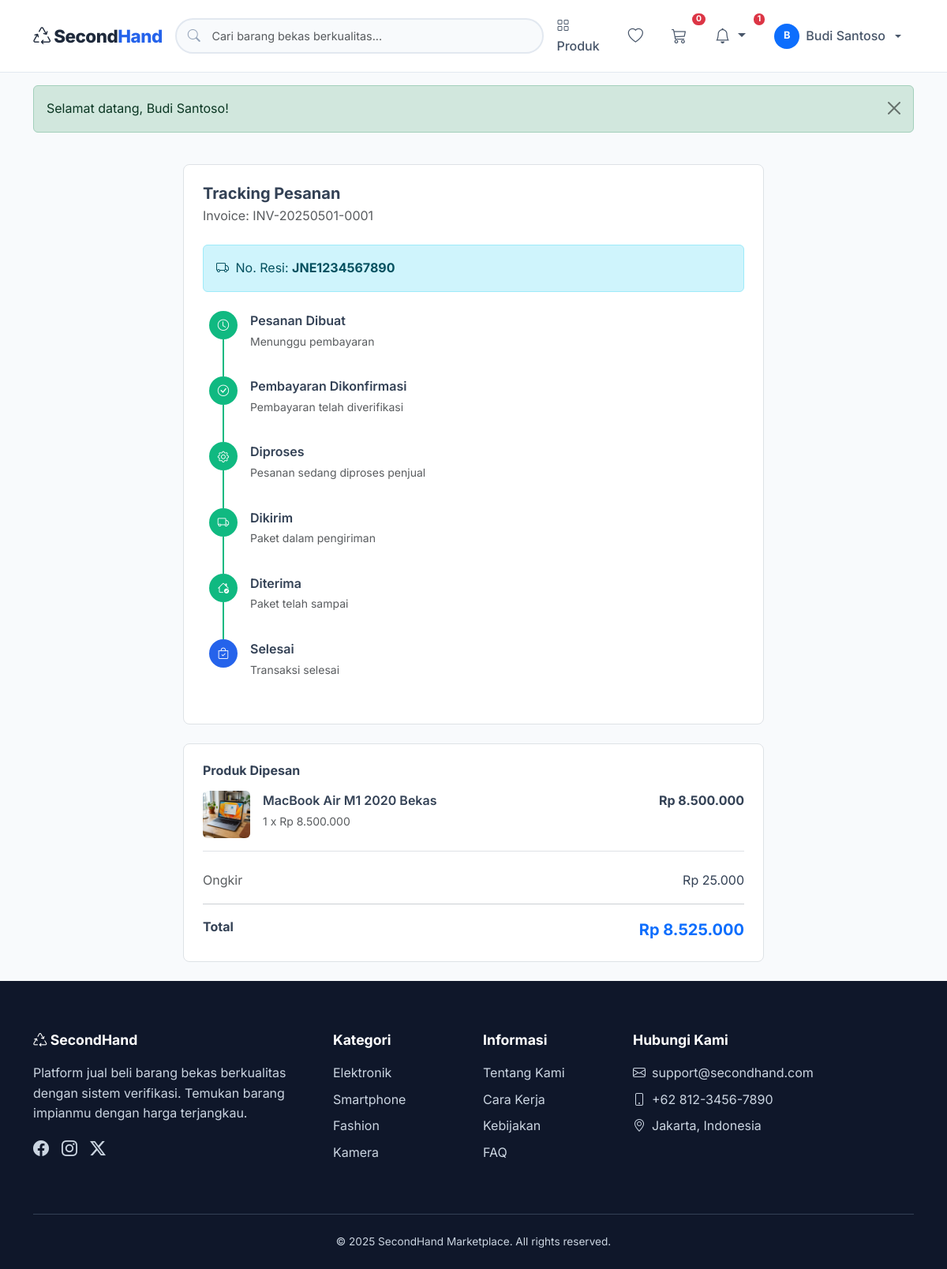
/index.php?page=order_tracking&order_id=1 (signed in), run on the app's committed database.
### tables this page shows
CREATE TABLE `payments` (
  `id` INT(11) NOT NULL AUTO_INCREMENT,
  `order_id` INT(11) NOT NULL,
  `payment_method` ENUM('bank_transfer','ewallet','cod') NOT NULL DEFAULT 'bank_transfer',
  `bank_name` VARCHAR(50) DEFAULT NULL,
  `account_number` VARCHAR(50) DEFAULT NULL,
  `account_name` VARCHAR(100) DEFAULT NULL,
  `amount` DECIMAL(15,2) NOT NULL,
  `proof_image` VARCHAR(255) DEFAULT NULL,
  `status` ENUM('pending','verified','rejected') NOT NULL DEFAULT 'pending',
  `verified_at` TIMESTAMP NULL DEFAULT NULL,
  `created_at` TIMESTAMP DEFAULT CURRENT_TIMESTAMP,
  PRIMARY KEY (`id`),
  KEY `fk_payment_order` (`order_id`),
  CONSTRAINT `fk_payment_order` FOREIGN KEY (`order_id`) REFERENCES `orders`(`id`) ON DELETE CASCADE
);

CREATE TABLE `orders` (
  `id` INT(11) NOT NULL AUTO_INCREMENT,
  `invoice_number` VARCHAR(50) NOT NULL UNIQUE,
  `buyer_id` INT(11) NOT NULL,
  `total_amount` DECIMAL(15,2) NOT NULL,
  `shipping_cost` DECIMAL(15,2) NOT NULL DEFAULT 0,
  `shipping_address` TEXT NOT NULL,
  `shipping_method` VARCHAR(50) DEFAULT 'reguler',
  `status` ENUM('pending','confirmed','processing','shipped','delivered','completed','cancelled') NOT NULL DEFAULT 'pending',
  `tracking_number` VARCHAR(100) DEFAULT NULL,
  `notes` TEXT DEFAULT NULL,
  `created_at` TIMESTAMP DEFAULT CURRENT_TIMESTAMP,
  `updated_at` TIMESTAMP DEFAULT CURRENT_TIMESTAMP ON UPDATE CURRENT_TIMESTAMP,
  PRIMARY KEY (`id`),
  KEY `fk_order_buyer` (`buyer_id`),
  CONSTRAINT `fk_order_buyer` FOREIGN KEY (`buyer_id`) REFERENCES `users`(`id`) ON DELETE CASCADE
);

CREATE TABLE `order_items` (
  `id` INT(11) NOT NULL AUTO_INCREMENT,
  `order_id` INT(11) NOT NULL,
  `product_id` INT(11) NOT NULL,
  `seller_id` INT(11) NOT NULL,
  `quantity` INT(11) NOT NULL DEFAULT 1,
  `price` DECIMAL(15,2) NOT NULL,
  `subtotal` DECIMAL(15,2) NOT NULL,
  `status` ENUM('pending','confirmed','shipped','delivered','completed','cancelled') NOT NULL DEFAULT 'pending',
  PRIMARY KEY (`id`),
  KEY `fk_oi_order` (`order_id`),
  KEY `fk_oi_product` (`product_id`),
  KEY `fk_oi_seller` (`seller_id`),
  CONSTRAINT `fk_oi_order` FOREIGN KEY (`order_id`) REFERENCES `orders`(`id`) ON DELETE CASCADE,
  CONSTRAINT `fk_oi_product` FOREIGN KEY (`product_id`) REFERENCES `products`(`id`) ON DELETE CASCADE,
  CONSTRAINT `fk_oi_seller` FOREIGN KEY (`seller_id`) REFERENCES `users`(`id`) ON DELETE CASCADE
);

CREATE TABLE `products` (
  `id` INT(11) NOT NULL AUTO_INCREMENT,
  `seller_id` INT(11) NOT NULL,
  `category_id` INT(11) NOT NULL,
  `name` VARCHAR(200) NOT NULL,
  `slug` VARCHAR(220) NOT NULL UNIQUE,
  `description` TEXT NOT NULL,
  `price` DECIMAL(15,2) NOT NULL,
  `original_price` DECIMAL(15,2) DEFAULT NULL,
  `stock` INT(11) NOT NULL DEFAULT 1,
  `condition_status` ENUM('like_new','good','fair') NOT NULL DEFAULT 'good',
  `weight` INT(11) DEFAULT 1000 COMMENT 'dalam gram',
  `images` TEXT DEFAULT NULL COMMENT 'JSON array of image filenames',
  `verification_status` ENUM('pending','approved','rejected') NOT NULL DEFAULT 'pending',
  `verification_note` TEXT DEFAULT NULL,
  `is_active` TINYINT(1) NOT NULL DEFAULT 1,
  `view_count` INT(11) DEFAULT 0,
  `created_at` TIMESTAMP DEFAULT CURRENT_TIMESTAMP,
  `updated_at` TIMESTAMP DEFAULT CURRENT_TIMESTAMP ON UPDATE CURRENT_TIMESTAMP,
  PRIMARY KEY (`id`),
  KEY `fk_product_seller` (`seller_id`),
  KEY `fk_product_category` (`category_id`),
  CONSTRAINT `fk_product_seller` FOREIGN KEY (`seller_id`) REFERENCES `users`(`id`) ON DELETE CASCADE,
  CONSTRAINT `fk_product_category` FOREIGN KEY (`category_id`) REFERENCES `categories`(`id`) ON DELETE CASCADE
);

### src/config/helpers.php (called while the page is built, shortened)
<?php
function e($string) {
    return htmlspecialchars($string ?? '', ENT_QUOTES, 'UTF-8');
}
function formatRupiah($amount) {
    return 'Rp ' . number_format($amount, 0, ',', '.');
}
function productImage($filename) {
    return BASE_URL . '/src/uploads/products/' . $filename;
}

### src/views/public/order_tracking.php (the view, shortened to what this page needs)
<?php
$db = getDB();
$orderId = intval($_GET['order_id'] ?? 0);
$stmt = $db->prepare("SELECT o.*, p.status as pay_status FROM orders o LEFT JOIN payments p ON o.id = p.order_id WHERE o.id = ? AND o.buyer_id = ?");
$stmt->execute([$orderId, $_SESSION['user_id']]);
$order = $stmt->fetch();
$items = $db->prepare("SELECT oi.*, p.name, p.images FROM order_items oi JOIN products p ON oi.product_id = p.id WHERE oi.order_id = ?");
$items->execute([$orderId]);
$orderItems = $items->fetchAll();
$steps = [
    'pending' => ['icon'=>'bi-clock','label'=>'Pesanan Dibuat','desc'=>'Menunggu pembayaran'],
    'confirmed' => ['icon'=>'bi-check-circle','label'=>'Pembayaran Dikonfirmasi','desc'=>'Pembayaran telah diverifikasi'],
    'processing' => ['icon'=>'bi-gear','label'=>'Diproses','desc'=>'Pesanan sedang diproses penjual'],
    'shipped' => ['icon'=>'bi-truck','label'=>'Dikirim','desc'=>'Paket dalam pengiriman'],
    'delivered' => ['icon'=>'bi-house-check','label'=>'Diterima','desc'=>'Paket telah sampai'],
    'completed' => ['icon'=>'bi-bag-check','label'=>'Selesai','desc'=>'Transaksi selesai'],
];
$statusOrder = array_keys($steps);
$currentIdx = array_search($order['status'], $statusOrder);
?>
<div class="container py-4">
    <div class="row justify-content-center">
        <div class="col-lg-8">
            <div class="bg-white rounded-3 border p-4 mb-4">
                <div class="d-flex justify-content-between align-items-center mb-4">
                    <div>
                        <h5 class="fw-bold mb-1">Tracking Pesanan</h5>
                        <p class="text-muted mb-0">Invoice: <?= e($order['invoice_number']) ?></p>
                    </div>
                </div>
                <?php if ($order['tracking_number']): ?>
                <div class="alert alert-info mb-4">
                    <i class="bi bi-truck me-1"></i> No. Resi: <strong><?= e($order['tracking_number']) ?></strong>
                </div>
                <?php endif; ?>
                <div class="ps-2">
                    <?php foreach ($steps as $key => $step):
                        $idx = array_search($key, $statusOrder);
                        $completed = $idx < $currentIdx;
                        $active = $idx === $currentIdx;
                    ?>
                    <div class="tracking-step <?= $completed?'completed':'' ?> <?= $active?'active':'' ?>">
                        <div class="step-icon"><i class="bi <?= $step['icon'] ?>"></i></div>
                        <div>
                            <div class="fw-semibold"><?= $step['label'] ?></div>
                            <small class="text-muted"><?= $step['desc'] ?></small>
                        </div>
                    </div>
                    <?php endforeach; ?>
                </div>
            </div>
            <div class="bg-white rounded-3 border p-4">
                <h6 class="fw-bold mb-3">Produk Dipesan</h6>
                <?php foreach ($orderItems as $oi):
                    $imgs = json_decode($oi['images'], true);
                ?>
                <div class="d-flex gap-3 mb-3 pb-3 border-bottom">
                    <img src="<?= productImage(!empty($imgs)?$imgs[0]:'') ?>" class="rounded" style="width:60px;height:60px;object-fit:cover">
                    <div class="flex-fill">
                        <div class="fw-semibold"><?= e($oi['name']) ?></div>
                        <small class="text-muted"><?= $oi['quantity'] ?> x <?= formatRupiah($oi['price']) ?></small>
                    </div>
                    <div class="fw-bold"><?= formatRupiah($oi['subtotal']) ?></div>
                </div>
                <?php endforeach; ?>
                <div class="d-flex justify-content-between pt-2">
                    <span class="text-muted">Ongkir</span><span><?= formatRupiah($order['shipping_cost']) ?></span>
                </div>
                <hr>
                <div class="d-flex justify-content-between">
                    <span class="fw-bold">Total</span><span class="fw-bold text-primary fs-5"><?= formatRupiah($order['total_amount'] + $order['shipping_cost']) ?></span>
                </div>
            </div>
        </div>
    </div>
</div>

### src/assets/css/style.css (style rules this page uses)
:root { --primary: #2563eb; --primary-dark: #1d4ed8; --primary-light: #dbeafe; --secondary: #1e293b; --accent: #0ea5e9; --success: #10b981; --warning: #f59e0b; --danger: #ef4444; --dark: #0f172a; --gray-900: #1e293b; --gray-800: #334155; --gray-700: #475569; --gray-600: #64748b; --gray-500: #94a3b8; --gray-400: #cbd5e1; --gray-300: #e2e8f0; --gray-200: #f1f5f9; --gray-100: #f8fafc; --white: #ffffff; --shadow-sm: 0 1px 2px rgba(0, 0, 0, 0.05); --shadow: 0 1px 3px rgba(0, 0, 0, 0.1), 0 1px 2px rgba(0, 0, 0, 0.06); --shadow-md: 0 4px 6px -1px rgba(0, 0, 0, 0.1), 0 2px 4px -1px rgba(0, 0, 0, 0.06); --shadow-lg: 0 10px 15px -3px rgba(0, 0, 0, 0.1), 0 4px 6px -2px rgba(0, 0, 0, 0.05); --shadow-xl: 0 20px 25px -5px rgba(0, 0, 0, 0.1), 0 10px 10px -5px rgba(0, 0, 0, 0.04); --radius: 12px; --radius-sm: 8px; --radius-lg: 16px; --transition: all 0.3s cubic-bezier(0.4, 0, 0.2, 1); }
*, *::before, *::after { box-sizing: border-box; }
body { font-family: 'Inter', sans-serif; background-color: var(--gray-100); color: var(--gray-800); line-height: 1.6; -webkit-font-smoothing: antialiased; }
.tracking-step { display: flex; align-items: flex-start; gap: 1rem; position: relative; padding-bottom: 2rem; }
.tracking-step:not(:last-child)::before { content: ''; position: absolute; left: 17px; top: 36px; width: 2px; height: calc(100% - 36px); background: var(--gray-300); }
.tracking-step.completed::before { background: var(--success); }
.tracking-step .step-icon { width: 36px; height: 36px; border-radius: 50%; background: var(--gray-300); color: white; display: flex; align-items: center; justify-content: center; flex-shrink: 0; font-size: 0.9rem; }
.tracking-step.completed .step-icon { background: var(--success); }
.tracking-step.active .step-icon { background: var(--primary); animation: pulse 2s infinite; }

### data on the page
payments: order.invoice_number "INV-20250501-0001", order.tracking_number "JNE1234567890", order.shipping_cost "Rp 25.000", order.shipping_cost "Rp 8.525.000"
order_items: product.name "MacBook Air M1 2020 Bekas", quantity "1", price "Rp 8.500.000", subtotal "Rp 8.500.000"

### other printed values
getCartCount($_SESSION['user_id']) "0"
$unread "1"
substr($_SESSION['name'] ?? 'U', 0, 1) "B"
$_SESSION['name'] "Budi Santoso"
$flash['message'] "Selamat datang, Budi Santoso!"
$step['label'] "Pesanan Dibuat"
$step['desc'] "Menunggu pembayaran"
$step['label'] "Pembayaran Dikonfirmasi"
$step['desc'] "Pembayaran telah diverifikasi"
$step['label'] "Diproses"
$step['desc'] "Pesanan sedang diproses penjual"
$step['label'] "Dikirim"
$step['desc'] "Paket dalam pengiriman"
$step['label'] "Diterima"
$step['desc'] "Paket telah sampai"
